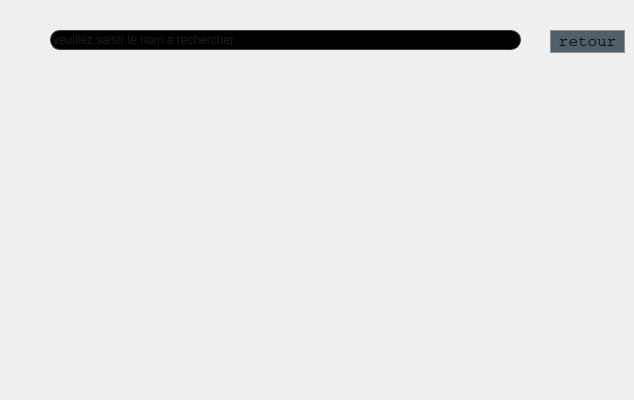
    <widget class="QWidget" name="page_3">
     <widget class="QLineEdit" name="lineEdit">
      <property name="geometry">
       <rect>
        <x>50</x>
        <y>30</y>
        <width>471</width>
        <height>20</height>
       </rect>
      </property>
      <property name="styleSheet">
       <string notr="true"> color: rgb(60, 60, 60);
    background-color: rgb(0, 0, 0);
    border: 1px solid rgb(60, 60, 60);
    border-radius: 10px;</string>
      </property>
      <property name="placeholderText">
       <string>veuillez saisir le nom a rechercher</string>
      </property>
     </widget>
     <widget class="QTableView" name="tableView">
      <property name="geometry">
       <rect>
        <x>30</x>
        <y>60</y>
        <width>581</width>
        <height>331</height>
       </rect>
      </property>
      <property name="styleSheet">
       <string notr="true">font-family: Courier;
background: transparent;
color: rgb(112, 112, 112);</string>
      </property>
     </widget>
     <widget class="QPushButton" name="pushButton_2">
      <property name="geometry">
       <rect>
        <x>550</x>
        <y>30</y>
        <width>75</width>
        <height>23</height>
       </rect>
      </property>
      <property name="styleSheet">
       <string notr="true">QPushButton {
border: 1px solid #8f8f91;
border-radius: 15px;
background-color: #505F69;
font-family: Courier;
font-size: 16px;
}

QPushButton:hover {
border: 4px solid #8f8f91;
font-weight: bold;
font-size: 18px;
}</string>
      </property>
      <property name="text">
       <string>retour</string>
      </property>
     </widget>
    </widget>
